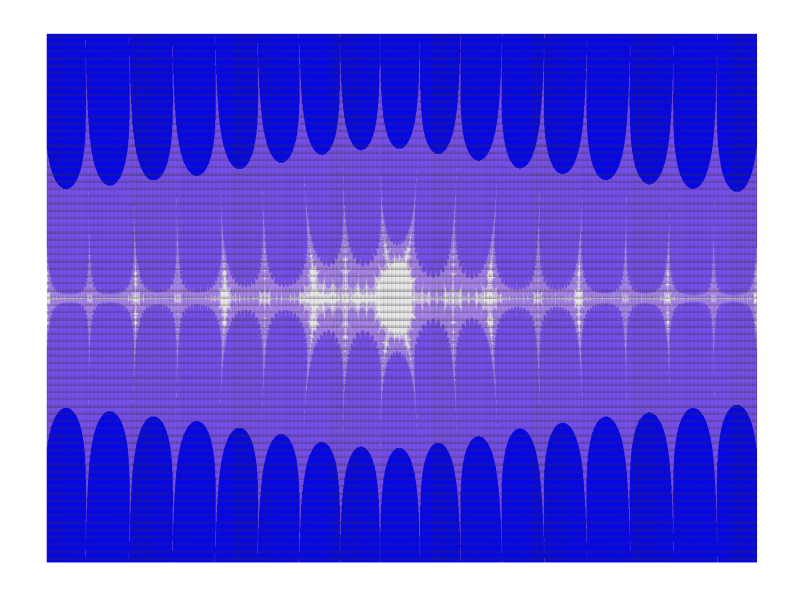

Source code (R):
library(ggplot2)
xrange <- seq(-8, 8, by = 0.01)
yrange <- seq(-3, 3, by = 0.01)
f  <- function (z) {1/4*(2+7*z-(2+5*z)*cos(pi*z))}
z <- outer(xrange, 1i*yrange,'+')
t <- mat.or.vec(nrow(z), ncol(z))
for (k in 1:5)
{
  z <- f(z)
  t <- t + (is.finite(z)+0)
}
## Supressing texts, titles, ticks, background and legend.
opt <- theme(legend.position="none",
             panel.background = element_blank(),
             axis.ticks=element_blank(),
             axis.title=element_blank(),
             axis.text =element_blank())
z <- data.frame(expand.grid(x=xrange, y=yrange), z=as.vector(t))
ggplot(z, aes(x=x, y=y, color=z)) + geom_tile() + scale_colour_gradient(low="blue", high="white") + opt

